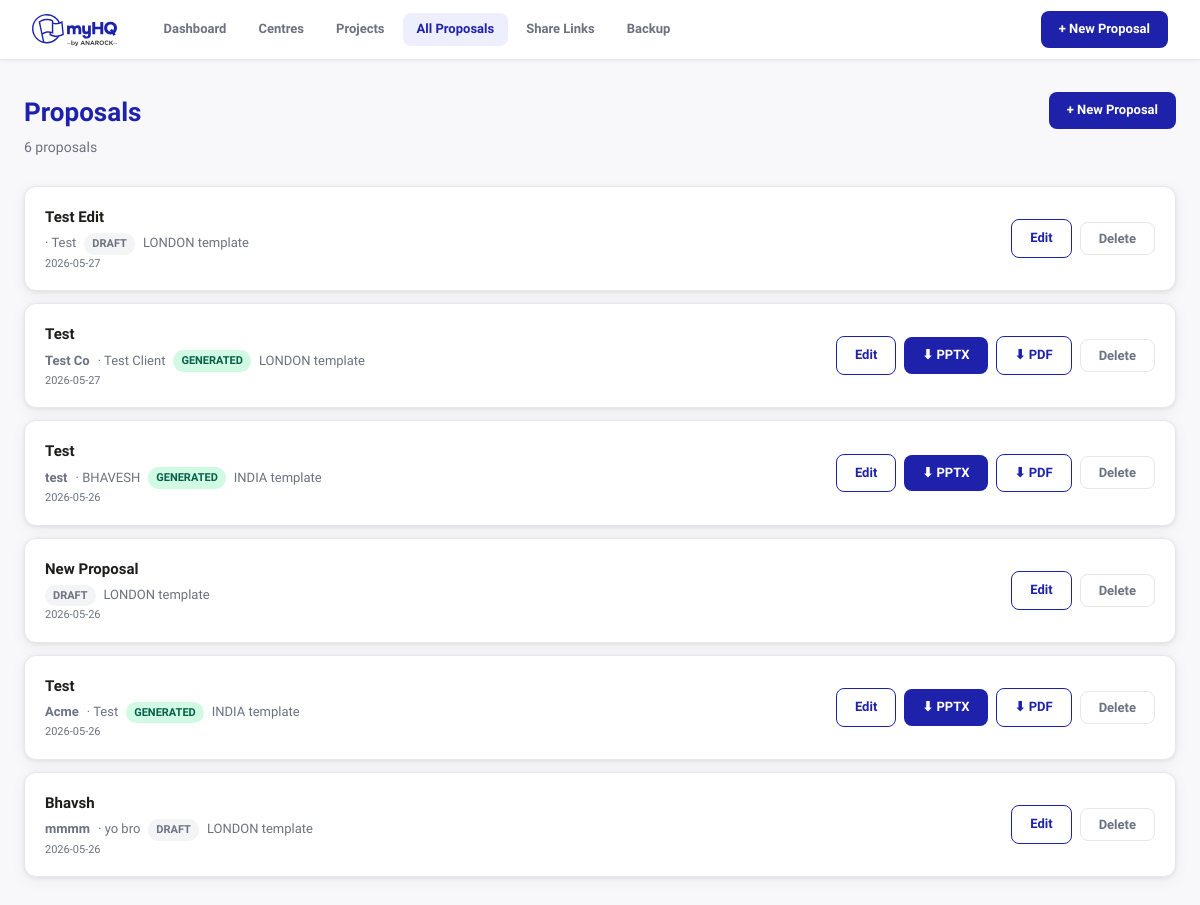
Page /proposals on the committed database.
### tables this page shows
CREATE TABLE proposals (
            id INTEGER PRIMARY KEY AUTOINCREMENT,
            title TEXT,
            template TEXT DEFAULT 'london',
            client_name TEXT,
            client_company TEXT,
            client_email TEXT,
            client_location TEXT,
            team_size TEXT,
            space_type TEXT,
            area_required TEXT,
            budget TEXT,
            duration TEXT,
            selected_centres TEXT DEFAULT '[]',
            manual_centres TEXT DEFAULT '[]',
            status TEXT DEFAULT 'draft',
            pptx_filename TEXT,
            created_at DATETIME DEFAULT CURRENT_TIMESTAMP
        , pdf_filename TEXT);

### app.py (the view)
@app.route('/proposals')
def proposals_list():
    with get_db() as conn:
        proposals = conn.execute('SELECT * FROM proposals ORDER BY created_at DESC').fetchall()
    return render_template('proposals.html', proposals=proposals)

### app.py (called while the page is built)
def get_db():
    conn = sqlite3.connect(DB_PATH)
    conn.row_factory = sqlite3.Row
    return conn

### templates/proposals.html (shortened to what this page needs)
{% extends 'base.html' %}
{% block content %}
<div class="page-header">
  <div>
    <h1>Proposals</h1>
    <p class="subtitle">{{ proposals|length }} proposal{% if proposals|length!=1 %}s{% endif %}</p>
  </div>
  <a href="/proposals/new" class="btn btn-primary">+ New Proposal</a>
</div>
{% if proposals %}
<div class="proposals-list">
  {% for p in proposals %}
  <div class="proposal-row">
    <div class="proposal-info">
      <div class="proposal-title">{{ p.title or 'Untitled Proposal' }}</div>
      <div class="proposal-meta">
        {% if p.client_company %}<strong>{{ p.client_company }}</strong>{% endif %}
        {% if p.client_name %} · {{ p.client_name }}{% endif %}
        <span class="badge badge-{{ p.status }}">{{ p.status }}</span>
        <span class="text-muted">{{ p.template|upper }} template</span>
      </div>
      <div class="text-muted small">{{ p.created_at[:10] }}</div>
    </div>
    <div class="proposal-actions">
      <a href="/proposals/{{ p.id }}" class="btn btn-outline">Edit</a>
      {% if p.pptx_filename %}
      <a href="/proposals/{{ p.id }}/download/pptx" class="btn btn-primary">⬇ PPTX</a>
      {% endif %}
      {% if p.pdf_filename %}
      <a href="/proposals/{{ p.id }}/download/pdf" class="btn btn-outline">⬇ PDF</a>
      {% endif %}
      <button class="btn btn-ghost" onclick="deleteProposal({{ p.id }})">Delete</button>
    </div>
  </div>
  {% endfor %}
</div>
{% else %}
<div class="empty-state">
  <p>No proposals yet. Create your first one!</p>
  <a href="/proposals/new" class="btn btn-primary">New Proposal</a>
</div>
{% endif %}
{% endblock %}

### static/css/style.css (style rules this page uses)
:root { --blue: #1E22AA; --mint: #ADDFB3; --blush: #F4BEAA; --aqua: #96E6DC; --dark: #1D1D1B; --grey: #6B7280; --lgrey: #F5F5F5; --border: #E5E7EB; --white: #FFFFFF; --radius: 12px; --shadow: 0 1px 4px rgba(0,0,0,.07), 0 4px 16px rgba(0,0,0,.05); }
*, *::before, *::after { box-sizing: border-box; margin: 0; padding: 0; }
body { font-family: 'Plus Jakarta Sans', system-ui, sans-serif; color: var(--dark); background: #F8F8FB; font-size: 14px; line-height: 1.6; }
a { color: var(--blue); text-decoration: none; }
.page-header { display: flex; align-items: flex-start; justify-content: space-between; margin-bottom: 28px; gap: 16px; }
.page-header h1 { font-size: 26px; font-weight: 800; color: var(--blue); }
.page-header .subtitle { color: var(--grey); margin-top: 2px; }
.btn { display: inline-flex; align-items: center; gap: 6px; padding: 8px 18px; border-radius: 8px; font-family: inherit; font-size: 13px; font-weight: 700; border: none; cursor: pointer; transition: opacity .15s, transform .1s; white-space: nowrap; }
.btn-primary { background: var(--blue); color: #fff; }
.btn-outline { background: transparent; color: var(--blue); border: 1.5px solid var(--blue); }
.btn-ghost { background: transparent; color: var(--grey); border: 1.5px solid var(--border); }
.badge { display: inline-block; padding: 2px 8px; border-radius: 100px; font-size: 11px; font-weight: 700; text-transform: uppercase; }
.badge-draft { background: #F3F4F6; color: var(--grey); }
.badge-generated { background: #D1FAE5; color: #065F46; }
.proposals-list { display: flex; flex-direction: column; gap: 12px; }
.proposal-row { background: var(--white); border: 1px solid var(--border); border-radius: var(--radius); padding: 18px 20px; display: flex; align-items: center; justify-content: space-between; gap: 16px; box-shadow: var(--shadow); }
.proposal-title { font-weight: 700; font-size: 15px; color: var(--dark); margin-bottom: 4px; }
.proposal-meta { font-size: 13px; color: var(--grey); display: flex; align-items: center; gap: 8px; flex-wrap: wrap; }
.proposal-actions { display: flex; gap: 8px; align-items: center; flex-shrink: 0; }
.text-muted { color: var(--grey); }
.small { font-size: 11px; }

### rows in the picture
proposals: title "Test Edit", client_name "Test", status "DRAFT", template "LONDON", created_at "2026-05-27"
proposals: title "Test", client_company "Test Co", client_name "Test Client", status "GENERATED", template "LONDON", created_at "2026-05-27"
proposals: title "Test", client_company "test", client_name "BHAVESH", status "GENERATED", template "INDIA", created_at "2026-05-26"
proposals: title "New Proposal", status "DRAFT", template "LONDON", created_at "2026-05-26"
proposals: title "Test", client_company "Acme", client_name "Test", status "GENERATED", template "INDIA", created_at "2026-05-26"
proposals: title "Bhavsh", client_company "mmmm", client_name "yo bro", status "DRAFT", template "LONDON", created_at "2026-05-26"

### other values in the picture
{{ proposals|length }} "6"
